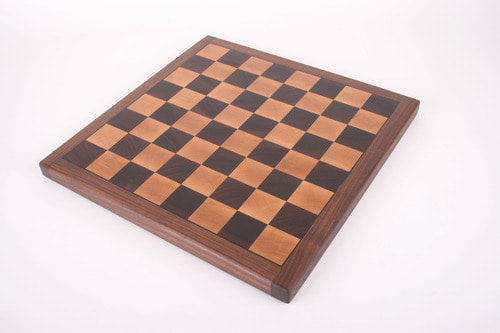
#> input picture Op/img/ches.png, 500 x 333 px
$ python T2.py
#> lines starting #> are read from the running program, lines starting #| are printed output that depends on the picture; after the words box and inside, x2 and y2 are one past the last pixel; in counts of white or black regions, pixels touching at a corner belong together
import cv2
import numpy as np
from urllib3.connectionpool import xrange

img = cv2.imread('../img/ches.png')
#> img is the input picture: shape (333, 500, 3); mean B, G, R 194, 197.2, 215
img_original = img.copy()
gray = cv2.cvtColor(img, cv2.COLOR_BGR2GRAY)
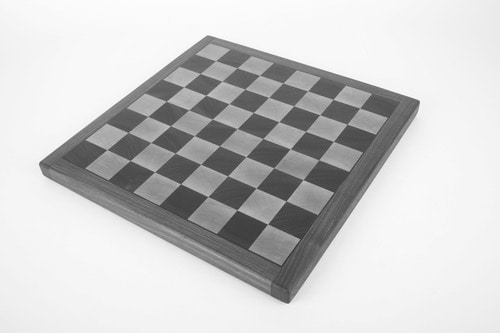
#> gray: shape (333, 500); min 51, max 255, mean 202.1
edges = cv2.Canny(gray,50,150,apertureSize=3)
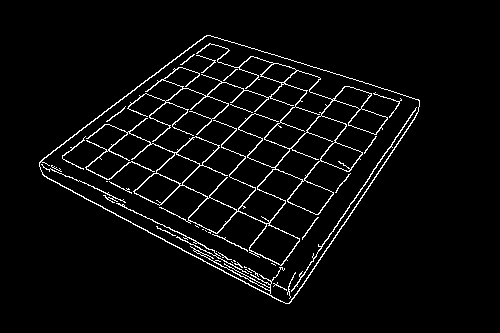
#> edges: shape (333, 500); 4.1% white in thin lines or dots, all inside (x1, y1, x2, y2) = (39, 35, 420, 304)

lines = cv2.HoughLines(edges,1,np.pi/180,100)
#> lines = 38 rows, first 8: [152, 0.925], [53, 1.95], [35, 1.94], [19, 1.92], [90, 2.01], [134, 2.06], [410, 0.593], [-28, 1.87]

#> (the run stopped early here; a loop or call above may not have finished)

$ run again, with Op/img/alp.png copied over Op/img/ches.png
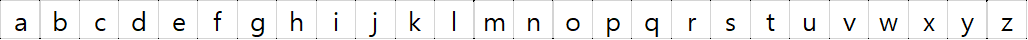
#> input picture Op/img/alp.png, 1028 x 40 px
#> img is the input picture: shape (40, 1028, 3); mean B, G, R 240.8, 240.8, 240.9
#> `gray = cv2.cvtColor(img, cv2.COLOR_BGR2GRAY)`:
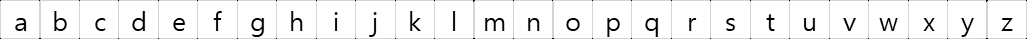
#> gray: shape (40, 1028); min 0, max 255, mean 240.8
#> `edges = cv2.Canny(gray,50,150,apertureSize=3)`:
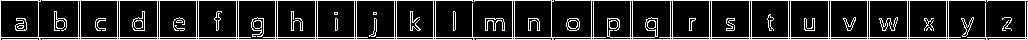
#> edges: shape (40, 1028); 15.9% white in thin lines or dots
#> lines = 39 rows, first 8: [0, 1.57], [39, 1.57], [37, 1.57], [18, 1.57], [30, 1.57], [40, 1.55], [20, 1.57], [22, 1.59]
